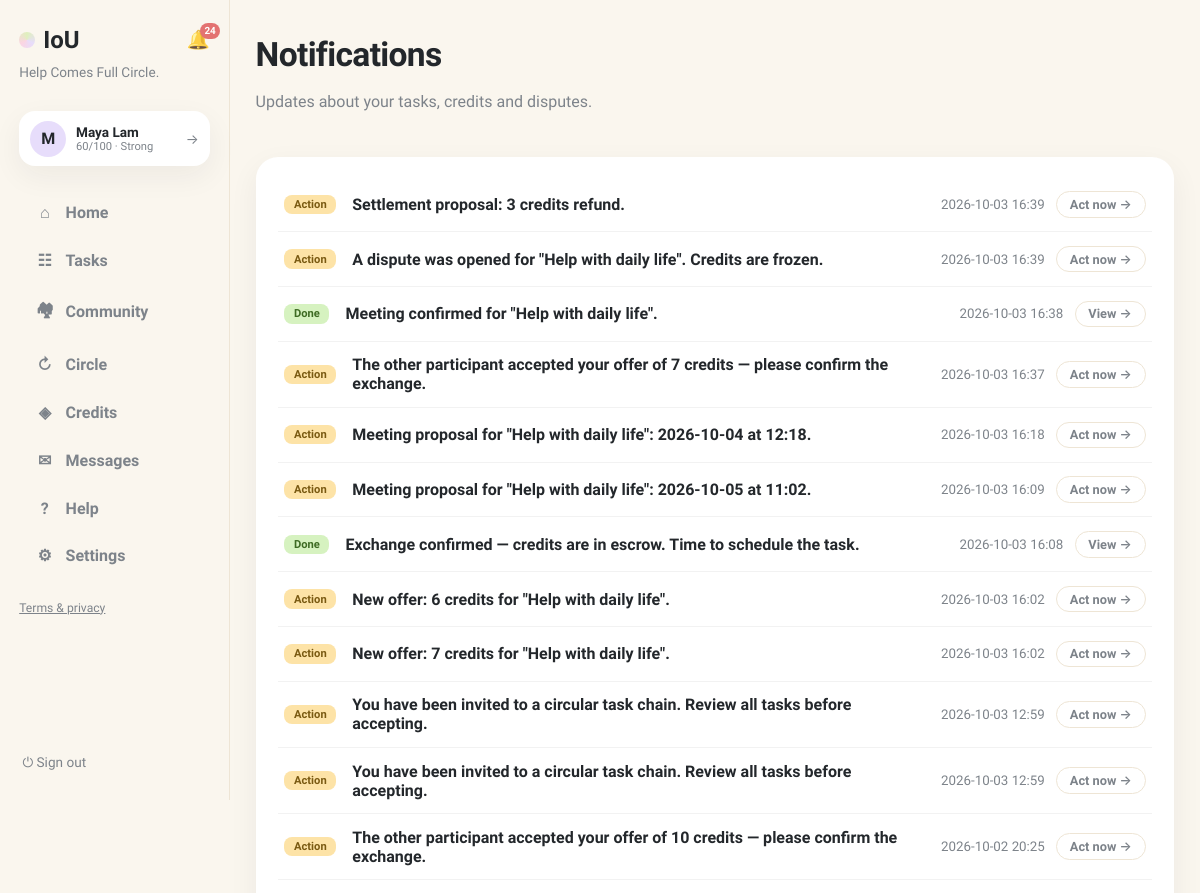
The page /notifications (signed in, upper part) on the database as committed earlier.
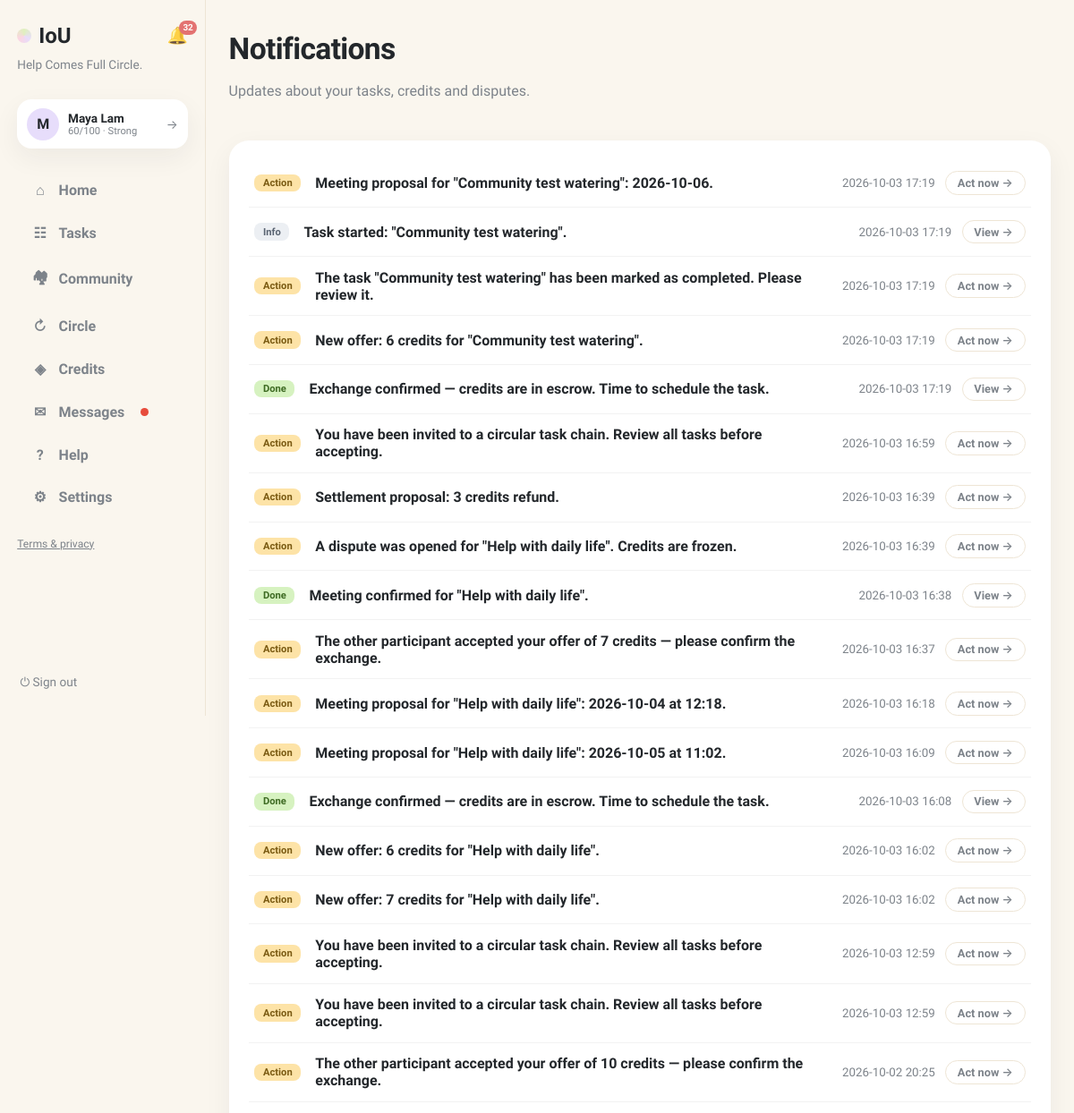
The same page on the database as committed later.
### tables this page shows
CREATE TABLE users (
                id INTEGER PRIMARY KEY, name TEXT NOT NULL, email TEXT UNIQUE NOT NULL,
                password TEXT NOT NULL, balance INTEGER NOT NULL DEFAULT 0,
                held_balance INTEGER NOT NULL DEFAULT 0,
                is_moderator INTEGER NOT NULL DEFAULT 0
            , language TEXT NOT NULL DEFAULT 'en', address TEXT, district TEXT, hkid TEXT, address_id TEXT, age INTEGER, birthday TEXT, skills TEXT NOT NULL DEFAULT '', community_helper INTEGER NOT NULL DEFAULT 0, created_at TEXT, consent_analytics INTEGER NOT NULL DEFAULT 0, reliability INTEGER NOT NULL DEFAULT 60, account_status TEXT NOT NULL DEFAULT 'active', analytics_consent INTEGER NOT NULL DEFAULT 0, username TEXT, bio TEXT, verification_identity TEXT NOT NULL DEFAULT 'unverified', verification_neighbourhood TEXT NOT NULL DEFAULT 'unverified', vis_photo INTEGER NOT NULL DEFAULT 1, vis_neighbourhood INTEGER NOT NULL DEFAULT 1, vis_skills INTEGER NOT NULL DEFAULT 1, vis_bio INTEGER NOT NULL DEFAULT 1, vis_completed INTEGER NOT NULL DEFAULT 1, vis_circle INTEGER NOT NULL DEFAULT 1, circle_enabled INTEGER NOT NULL DEFAULT 1);

CREATE TABLE notifications (
                id INTEGER PRIMARY KEY, user_id INTEGER NOT NULL,
                body TEXT NOT NULL, link TEXT NOT NULL DEFAULT '/',
                is_read INTEGER NOT NULL DEFAULT 0, kind TEXT NOT NULL DEFAULT 'info',
                created_at TEXT NOT NULL,
                FOREIGN KEY(user_id) REFERENCES users(id)
            );

### app.py (the view)
@app.get("/notifications", response_class=HTMLResponse)
def notifications_page(request: Request, tab: str = "system"):
    user = current_user(request)
    if not user:
        return RedirectResponse("/login", status_code=303)
    with db() as connection:
        notifs = connection.execute(
            "SELECT * FROM notifications WHERE user_id=? ORDER BY created_at DESC LIMIT 50",
            (user["id"],)).fetchall()
        threads = connection.execute(
            """SELECT r.id, r.title, r.status, r.requester_id, r.provider_id,
                      ru.name requester_name, pu.name provider_name,
                      (SELECT body FROM messages WHERE request_id=r.id ORDER BY id DESC LIMIT 1) last_body,
                      (SELECT created_at FROM messages WHERE request_id=r.id ORDER BY id DESC LIMIT 1) last_at
               FROM requests r
               JOIN users ru ON ru.id=r.requester_id
               LEFT JOIN users pu ON pu.id=r.provider_id
               WHERE (r.requester_id=? OR r.provider_id=?
                      OR EXISTS (SELECT 1 FROM request_participants rp
                                 WHERE rp.request_id=r.id AND rp.user_id=?))
                 AND EXISTS (SELECT 1 FROM messages WHERE request_id=r.id)
               ORDER BY last_at DESC""",
            (user["id"], user["id"], user["id"])).fetchall()
    return render(request, "notifications.html", page="notifications",
                  notifs=notifs, threads=threads, tab=tab)

### templates/notifications.html (shortened to what this page needs)
{% extends "base.html" %}
{% block content %}
<header class="page-head">
  <div>
    <h1>Notifications</h1>
    <p class="muted">Updates about your tasks, credits and disputes.</p>
  </div>
</header>
<div class="card notif-card">
  {% for n in notifs %}
  <div class="notif-row {% if not n.is_read %}unread{% endif %}">
    <span class="notif-kind k-{{ n.kind or 'info' }}">{% if (n.kind or 'info') == 'action' %}Action{% elif n.kind == 'success' %}Done{% else %}Info{% endif %}</span>
    <div class="notif-body"><b>{{ n.body }}</b></div>
    <div class="notif-side">
      <small class="muted">{{ n.created_at[:16].replace('T',' ') }}</small>
      {% if n.link and (n.kind or 'info') == 'action' %}<a class="btn-ghost btn-sm" href="/notifications/{{ n.id }}/go">Act now →</a>{% elif n.link %}<a class="btn-ghost btn-sm" href="/notifications/{{ n.id }}/go">View →</a>{% endif %}
    </div>
  </div>
  {% else %}<p class="empty">No notifications yet.</p>{% endfor %}
</div>
{% endblock %}

### templates/base.html (shortened to what this page needs)
<!doctype html>
<html lang="en"><head><link rel="stylesheet" href="/static/style.css"></head>
<body class="app-body">
<nav class="sidebar">
  <div class="brand-row">
    <a class="brand" href="/"><span class="brand-dot"></span>IoU</a>
    {% if user %}
    <a class="bell {% if page == 'notifications' %}active{% endif %}" href="/notifications" title="Notifications">🔔{% if unread_notifs or unread_msgs %}<span class="bell-badge">{{ (unread_notifs or 0) + (unread_msgs or 0) }}</span>{% endif %}</a>
    {% endif %}
  </div>
  <p class="brand-tag">Help Comes Full Circle.</p>
  {% if user %}
  <a class="side-user" href="/profile" title="Your profile">
    <div class="avatar">{{ user.name[0] }}</div>
    {% set sc = user.reliability if user.reliability is not none else 60 %}
    {% set lab = 'Suspended' if sc <= 0 else ('Restricted' if sc < 30 else ('Limited' if sc < 60 else ('Strong' if sc < 80 else 'Excellent'))) %}
    <div class="sidebar-user-meta"><b>{{ user.name }}</b>
      <small>{{ sc }}/100 · {{ lab }}</small>
    </div>
    <span class="side-user-arrow">→</span>
  </a>
  <div class="nav-links">
    <a class="nav-link {% if page == 'home' %}active{% endif %}" href="/"><span class="nav-ico">⌂</span>Home</a>
    <a class="nav-link {% if page == 'browse' %}active{% endif %}" href="/browse"><span class="nav-ico">☷</span>Tasks</a>
    <a class="nav-link {% if page == 'community' %}active{% endif %}" href="/community"><span class="nav-ico">🏘</span>Community</a>
    <a class="nav-link {% if page == 'circle' %}active{% endif %}" href="/chain-invitations"><span class="nav-ico">↻</span>Circle{% if circle_pending %}<span class="unread-dot"></span>{% endif %}</a>
    <a class="nav-link {% if page == 'credits' %}active{% endif %}" href="/history"><span class="nav-ico">◈</span>Credits</a>
    <a class="nav-link {% if page == 'messages' %}active{% endif %}" href="/messages"><span class="nav-ico">✉</span>Messages{% if unread_msgs %}<span class="unread-dot"></span>{% endif %}</a>
    <a class="nav-link {% if page == 'help' %}active{% endif %}" href="/help"><span class="nav-ico">?</span>Help</a>
    <a class="nav-link {% if page == 'account' %}active{% endif %}" href="/account"><span class="nav-ico">⚙</span>Settings</a>
  </div>
  <p class="nav-footer"><a href="/legal">Terms &amp; privacy</a></p>
  <form method="post" action="/logout" class="side-logout"><button class="link-button" title="Sign out">⏻ Sign out</button></form>
  {% else %}
  <div class="nav-links">
    <a class="nav-link" href="/login"><span class="nav-ico">→</span>Sign in</a>
    <a class="nav-link" href="/register"><span class="nav-ico">＋</span>Create account</a>
  </div>
  <p class="nav-footer"><a href="/legal">Terms &amp; privacy</a></p>
  {% endif %}
</nav>
<main class="content {% block content_class %}{% endblock %}">{% block content %}{% endblock %}</main>
</body></html>

### static/style.css (style rules this page uses)
:root { --bg:#faf6ee; --ink:#23272b; --muted:#7d838a; --line:#eee5d5; --yellow:#fdeab2; --green:#dff0bd; --pink:#fbd5e2; --purple:#e7ddfb; --blue:#d7eafb; --peach:#fbdfca; --card:#ffffff; --shadow:0 10px 30px rgba(35,39,43,.06); --radius:22px; }
* { box-sizing:border-box }
body { margin:0;font-family:Sora,Inter,system-ui,sans-serif;color:var(--ink);background:var(--bg) }
h1 { font-size:2.1rem;font-weight:800;margin:.2rem 0;letter-spacing:-.02em }
p { line-height:1.55 }
a { color:inherit }
.muted,.empty { color:var(--muted) }
.app-body { display:flex;min-height:100vh }
.sidebar { width:230px;flex-shrink:0;padding:1.6rem 1.2rem;display:flex;flex-direction:column;gap:.4rem;border-right:1px solid var(--line);position:sticky;top:0;height:100vh }
.brand { display:flex;align-items:center;gap:.5rem;font-size:1.5rem;font-weight:800;text-decoration:none }
.brand-dot { width:16px;height:16px;border-radius:50%;background:conic-gradient(var(--green),var(--purple),var(--pink),var(--green));display:inline-block }
.brand-tag { color:var(--muted);font-size:.85rem;margin:.2rem 0 1.4rem 0;line-height:1.4 }
.nav-links { display:flex;flex-direction:column;gap:.4rem }
.nav-link { display:flex;align-items:center;gap:.7rem;text-decoration:none;font-weight:600;padding:.7rem 1rem;border-radius:999px;color:var(--muted) }
.nav-ico { width:1.2rem;text-align:center }
.avatar { width:36px;height:36px;border-radius:50%;background:var(--purple);display:flex;align-items:center;justify-content:center;font-weight:800 }
.sidebar-user-meta { flex:1;min-width:0 }
.sidebar-user-meta b { display:block;font-size:.85rem;white-space:nowrap;overflow:hidden;text-overflow:ellipsis }
.sidebar-user-meta small { color:var(--muted);font-size:.7rem;display:block;white-space:nowrap;overflow:hidden;text-overflow:ellipsis }
.link-button { background:none;border:0;font-size:1.1rem;cursor:pointer;color:var(--muted);padding:.2rem }
.content { flex:1;max-width:1600px;margin:0 auto;padding:2.4rem clamp(1.2rem,3.5vw,3.5rem) 5rem;width:100% }
@media (max-width:1250px) { .content { padding:2rem 1.6rem 4rem } }
.page-head { display:flex;justify-content:space-between;align-items:flex-start;gap:1rem;margin-bottom:1.6rem }
.card { background:var(--card);border-radius:var(--radius);padding:1.3rem 1.4rem;box-shadow:var(--shadow) }
button { font:inherit;cursor:pointer }
.btn-ghost { display:inline-block;background:none;border:1.5px solid var(--line);border-radius:999px;padding:.6rem 1.2rem;font-weight:600;color:var(--muted);text-decoration:none }
.notif-card { margin-bottom:1.6rem }
.unread-dot { display:inline-block;width:.55rem;height:.55rem;border-radius:50%;background:#e74c3c;margin-left:.4rem;vertical-align:middle }
.bell { display:inline-flex;position:relative;font-size:1.15rem;text-decoration:none;margin-top:.6rem;opacity:.85 }
.bell-badge { position:absolute;top:-6px;right:-10px;background:#e05c5c;color:#fff;font-size:.62rem;font-weight:700;min-width:16px;height:16px;border-radius:8px;display:flex;align-items:center;justify-content:center;padding:0 4px }
.notif-row { display:flex;align-items:center;gap:1rem;padding:.85rem .4rem;border-bottom:1px solid rgba(0,0,0,.05) }
.notif-row.unread .notif-body b { font-weight:800 }
.notif-kind { flex-shrink:0;font-size:.7rem;font-weight:700;padding:.2rem .6rem;border-radius:8px;background:#eceff3;color:#5a6472 }
.notif-kind.k-action { background:#fde3a7;color:#7a5a12 }
.notif-kind.k-success { background:#d6f2c0;color:#3e6b23 }
.notif-body { flex:1 }
.notif-side { display:flex;align-items:center;gap:.7rem;flex-shrink:0 }
.btn-sm { padding:.3rem .8rem;font-size:.8rem }
.notif-body { min-width:0 }
.brand-row { display:flex;align-items:center;justify-content:space-between;gap:.5rem }
.brand-row .bell { margin-top:0 }
.side-user { display:flex;align-items:center;gap:.6rem;background:var(--card);border-radius:16px;padding:.6rem .7rem;box-shadow:var(--shadow);text-decoration:none;color:inherit;margin-bottom:1.2rem }
.side-user-arrow { color:var(--muted);font-size:.85rem }
.side-logout { margin-top:auto }
.side-logout .link-button { font-size:.85rem;display:flex;align-items:center;gap:.4rem }
.nav-footer { font-size:.76rem;color:var(--muted);margin-top:1rem }

Rows that differ between the two databases and show on the page:
added notifications: kind "Action", body "Meeting proposal for \"Community test watering\": 2026-10-06.", created_at "2026-10-03 17:19"
added notifications: kind "Info", body "Task started: \"Community test watering\".", created_at "2026-10-03 17:19"
added notifications: kind "Action", body "The task \"Community test watering\" has been marked as completed. Please review it.", created_at "2026-10-03 17:19"
added notifications: kind "Action", body "New offer: 6 credits for \"Community test watering\".", created_at "2026-10-03 17:19"
added notifications: kind "Done", body "Exchange confirmed — credits are in escrow. Time to schedule the task.", created_at "2026-10-03 17:19"
added notifications: kind "Action", body "You have been invited to a circular task chain. Review all tasks before accepting.", created_at "2026-10-03 16:59"
Other text that changed with them:
{{ (unread_notifs or 0) + (unread_msgs or 0) }}: "24" → "32"
